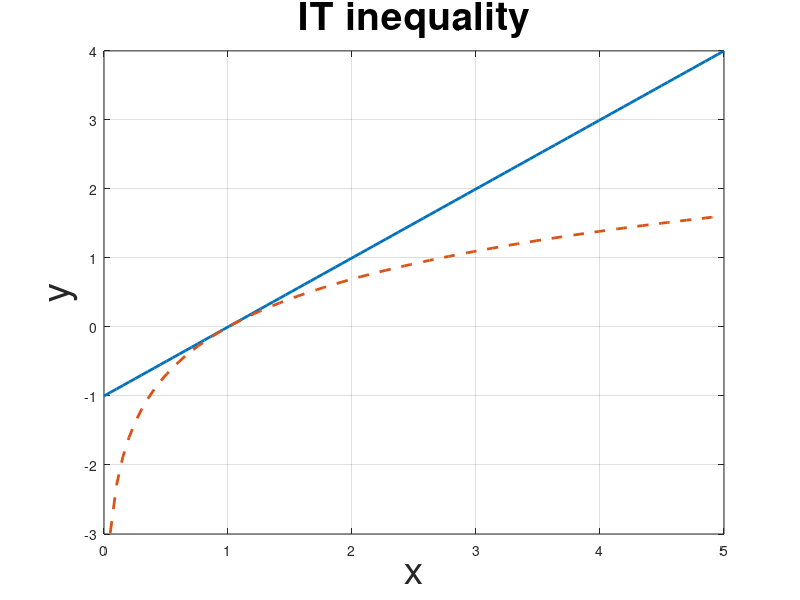

This chart was generated by the following MATLAB code: (Note: this script raises an error after producing the figure.)
close all;

x = linspace(0,5,100);
y1 = x-1;
y2 = log(x);

plot(x,y1, '-', 'LineWidth',2);
hold on;
grid on;
plot(x,y2, '--', 'LineWidth',2);

xlabel('x','FontSize', 28)
ylabel('y','FontSize', 28)
title('IT inequality', 'FontSize', 28)

yline(0)

legend('$y=x-1$', '$y=\ln(x)$', 'Interpreter', 'latex', 'location', 'northwest', 'FontSize', 20)